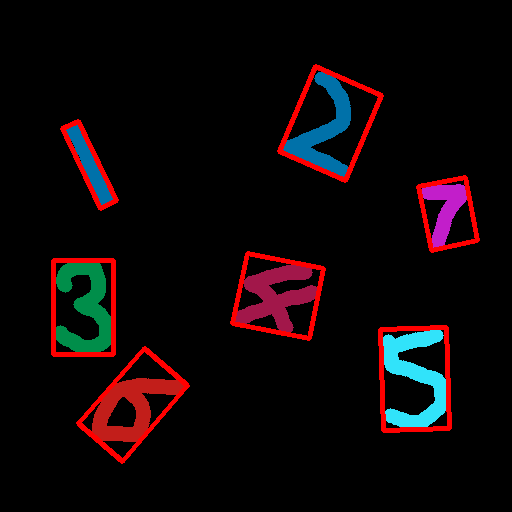
#> input picture color_number_handwriting.png, 512 x 512 px
$ python '提取手写数字图片.py'
#> lines starting #> are read from the running program, lines starting #| are printed output that depends on the picture; after the words box and inside, x2 and y2 are one past the last pixel; in counts of white or black regions, pixels touching at a corner belong together
'''
    利用minAreaRect绘制最小面积矩形并绘制
'''
import numpy as np
import cv2

# 读入黑背景下的彩色手写数字
img = cv2.imread("color_number_handwriting.png")
#> img is the input picture: shape (512, 512, 3); mean B, G, R 7.9, 6.2, 14.9
# 转换为gray灰度图
gray = cv2.cvtColor(img, cv2.COLOR_BGR2GRAY)
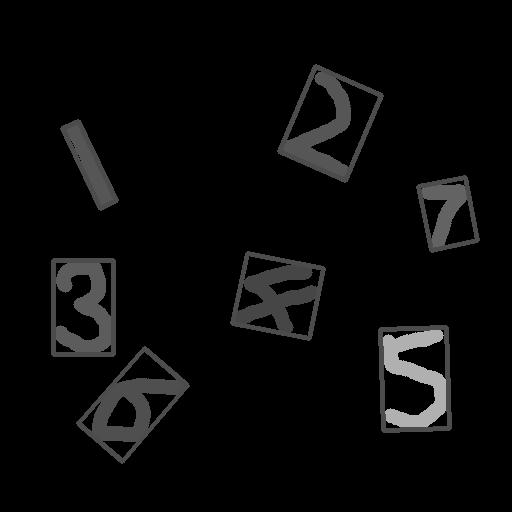
#> gray: shape (512, 512); min 0, max 176, mean 9
# 寻找轮廓
contours, hier = cv2.findContours(gray, cv2.RETR_EXTERNAL, cv2.CHAIN_APPROX_SIMPLE)
#> contours = 7 contours; box (x1, y1, x2, y2) and area: (277, 64, 384, 183) 7349, (378, 325, 452, 433) 7348, (76, 346, 190, 464) 6377, (51, 258, 116, 357) 6264, (230, 251, 326, 341) 6158, (416, 175, 480, 253) 3510, (60, 119, 119, 211) 2002

for cidx, cnt in enumerate(contours):
    minAreaRect = cv2.minAreaRect(cnt)
    # 转换为整数点集坐标
    # rectCnt = np.int64(cv2.boxPoints(minAreaRect))
    ((cx, cy), (w, h), theta) = minAreaRect

    cx = int(cx)
    cy = int(cy)
    w = int(w)
    h = int(h)
    # 获取旋转矩阵
    rotateMatrix = cv2.getRotationMatrix2D((cx, cy), theta, 1.0)
    rotatedImg = cv2.warpAffine(img, rotateMatrix, (img.shape[1], img.shape[0]))
    pt1 = (int(cx - w / 2), int(cy - h / 2))
    pt2 = (int(cx + w / 2), int(cy + h / 2))
    # 原图绘制矩形区域
    cv2.rectangle(rotatedImg, pt1=pt1, pt2=pt2, color=(255, 255, 255), thickness=3)
    # 绘制中心点
    cv2.circle(rotatedImg, (cx, cy), 5, color=(255, 0, 0), thickness=-1)
    cv2.imwrite("numbers/minarearect_cidx_{}.png".format(cidx), rotatedImg)
#> this loop made 7 passes
#> (minAreaRect, cx, cy, w, h, theta, rotateMatrix, pt1) on passes 1 to 5: (((132.5, 404.1), (105.3, 62.48), -49.4), 132, 404, 105, 62, -49.4, [[0.651, -0.759, 352.8], [0.759, 0.651, 40.86]], (79, 373)), (((414.5, 378.5), (71, 106), -1.68), 414, 378, 70, 106, -1.68, [[1, -0.0294, 11.29], [0.0294, 1, -12.01]], (379, 325)), (((83, 307), (98, 64), -90), 83, 306, 97, 63, -90, [[6.12e-17, -1, 389], [1, 6.12e-17, 223]], (34, 274)), (((277.5, 295.5), (76.49, 83.15), -78.69), 277, 295, 76, 83, -78.69, [[0.196, -0.981, 511.9], [0.981, 0.196, -34.48]], (239, 253)), (((447.9, 213.3), (52.56, 70.01), -11.31), 447, 213, 52, 70, -11.31, [[0.981, -0.196, 50.45], [0.196, 0.981, -83.53]], (421, 178))
#> pass 1, `rotatedImg = cv2.warpAffine(img, rotateMatrix, (img.shape[1], img.shap..`:
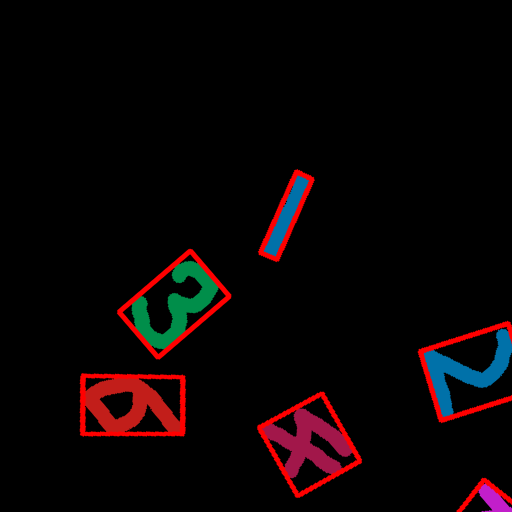
#> rotatedImg: shape (512, 512, 3); mean B, G, R 4.4, 3.6, 11
#> pass 1, `cv2.imwrite("numbers/minarearect_cidx_{}.png".format(cidx), rotatedImg)`:
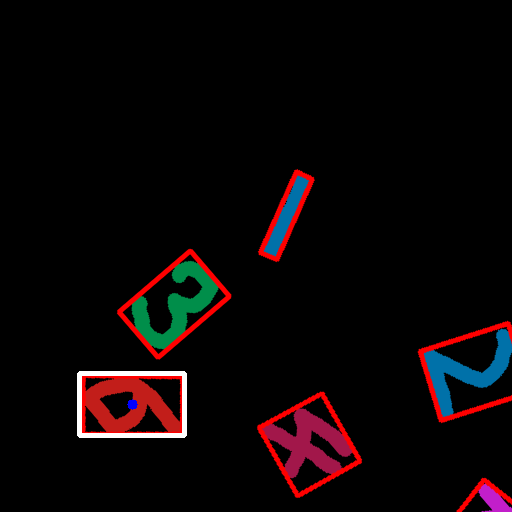
#> saved as minarearect_cidx_0.png: shape (512, 512, 3); mean B, G, R 6.1, 5.2, 11.8
#> pass 2, `rotatedImg = cv2.warpAffine(img, rotateMatrix, (img.shape[1], img.shap..`:
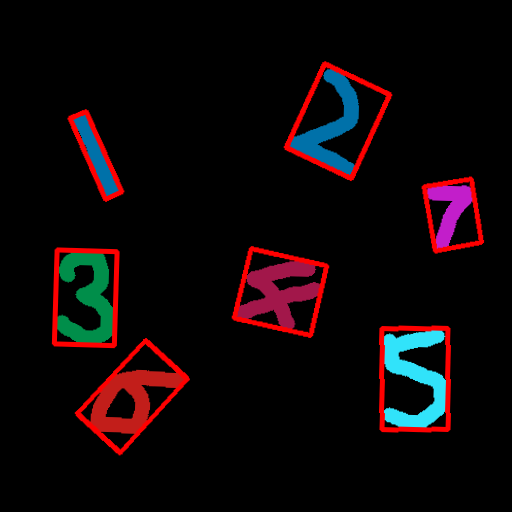
#> rotatedImg: shape (512, 512, 3); mean B, G, R 7.9, 6.2, 14.9
#> pass 2, `cv2.imwrite("numbers/minarearect_cidx_{}.png".format(cidx), rotatedImg)`:
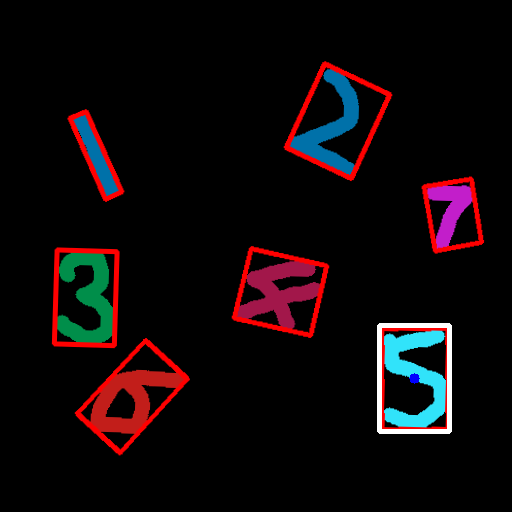
#> saved as minarearect_cidx_1.png: shape (512, 512, 3); mean B, G, R 9.7, 7.9, 15.7
#> after the loop:
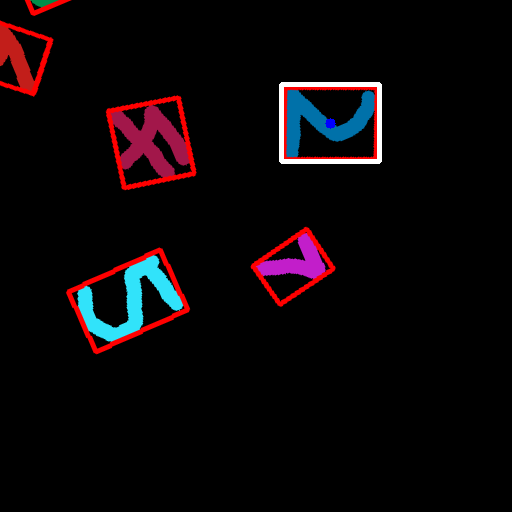
#> rotatedImg: shape (512, 512, 3); mean B, G, R 8.1, 5.9, 11.5
